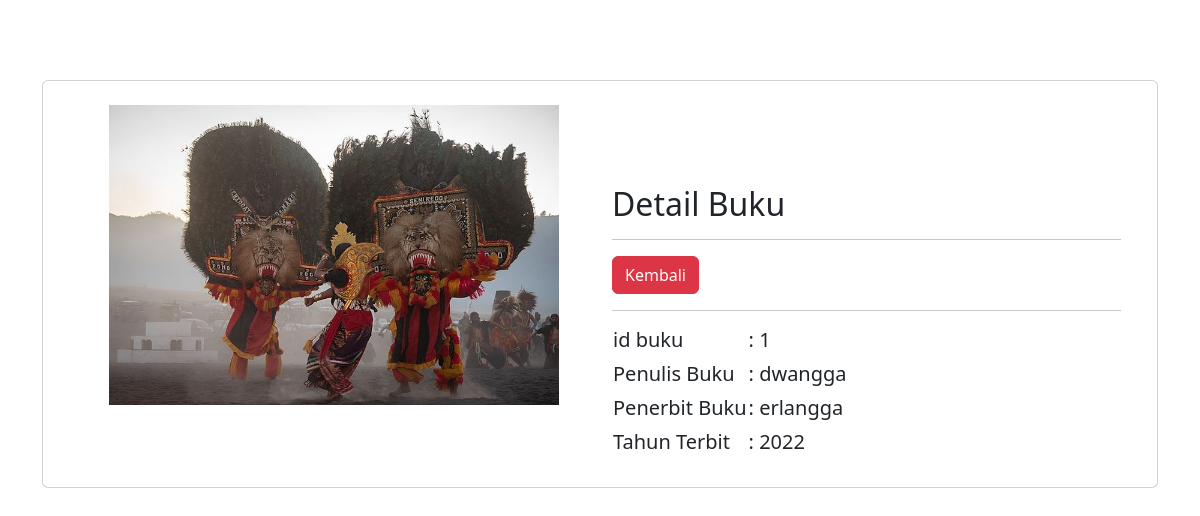
The page /peminjam/data/detail.php?id_buku=1 on the database its author committed.
### tables this page shows
CREATE TABLE `buku` (
  `id_buku` int(11) NOT NULL,
  `id_kategori` int(11) NOT NULL,
  `judul` varchar(255) NOT NULL,
  `penulis` varchar(255) NOT NULL,
  `foto` varchar(100) NOT NULL,
  `buku` varchar(200) NOT NULL,
  `penerbit` varchar(255) NOT NULL,
  `tahun_terbit` int(11) NOT NULL,
  `deskripsi` varchar(1000) NOT NULL
);

### peminjam/data/detail.php (the view, shortened to what this page needs)
<!doctype html>
<html lang="en">
  <head>
    <link href="https://cdn.jsdelivr.net/npm/bootstrap@5.3.2/dist/css/bootstrap.min.css" rel="stylesheet">
  </head>
  <body>
  <div class="container" style="margin-top: 5rem;">
    <div class="card">
        <div class="row m-4">
        <?php
            include '../../koneksi/koneksi.php';
            if (isset($_GET['id_buku'])) {
              $id_buku = $_GET['id_buku'];
            }else{
              die ("Error, Data Tidak Ditemukan");
            }
            $query  = mysqli_query($koneksi, "SELECT * FROM buku WHERE id_buku='$id_buku' ");
            $result = mysqli_fetch_array($query);
            ?>
            <div class="col text-center">
                <img src="../../petugas/asset/sampul/<?php echo $result['foto'];?>" height="300" alt="">
            </div>
            <div class="col" style="margin-top: 5rem;">
                    <h2>Detail Buku</h2> <hr>
                    <a href="../buku.php" class="btn btn-danger">Kembali</a><hr>
                <table>
                    <tr>
                        <td><h5>id buku</h5></td>
                        <td><h5>: <?php echo $result['id_buku'];?></h5></td>
                    </tr>
                    <tr>
                        <td><h5>Penulis Buku</h5></td>
                        <td><h5>: <?php echo $result['penulis'];?></h5></td>
                     </tr>
                     <tr>
                        <td><h5>Penerbit Buku</h5></td>
                        <td><h5>: <?php echo $result['penerbit'];?></h5></td>
                     </tr>
                     <tr>
                        <td><h5>Tahun Terbit</h5></td>
                        <td><h5>: <?php echo $result['tahun_terbit'];?></h5></td>
                     </tr>
                </table>
           </div>
        </div><div class="col-sm-9">
  </body>
</html>

### rows shown on the page
buku: foto (picture), id_buku "1", penulis "dwangga", penerbit "erlangga", tahun_terbit "2022"
